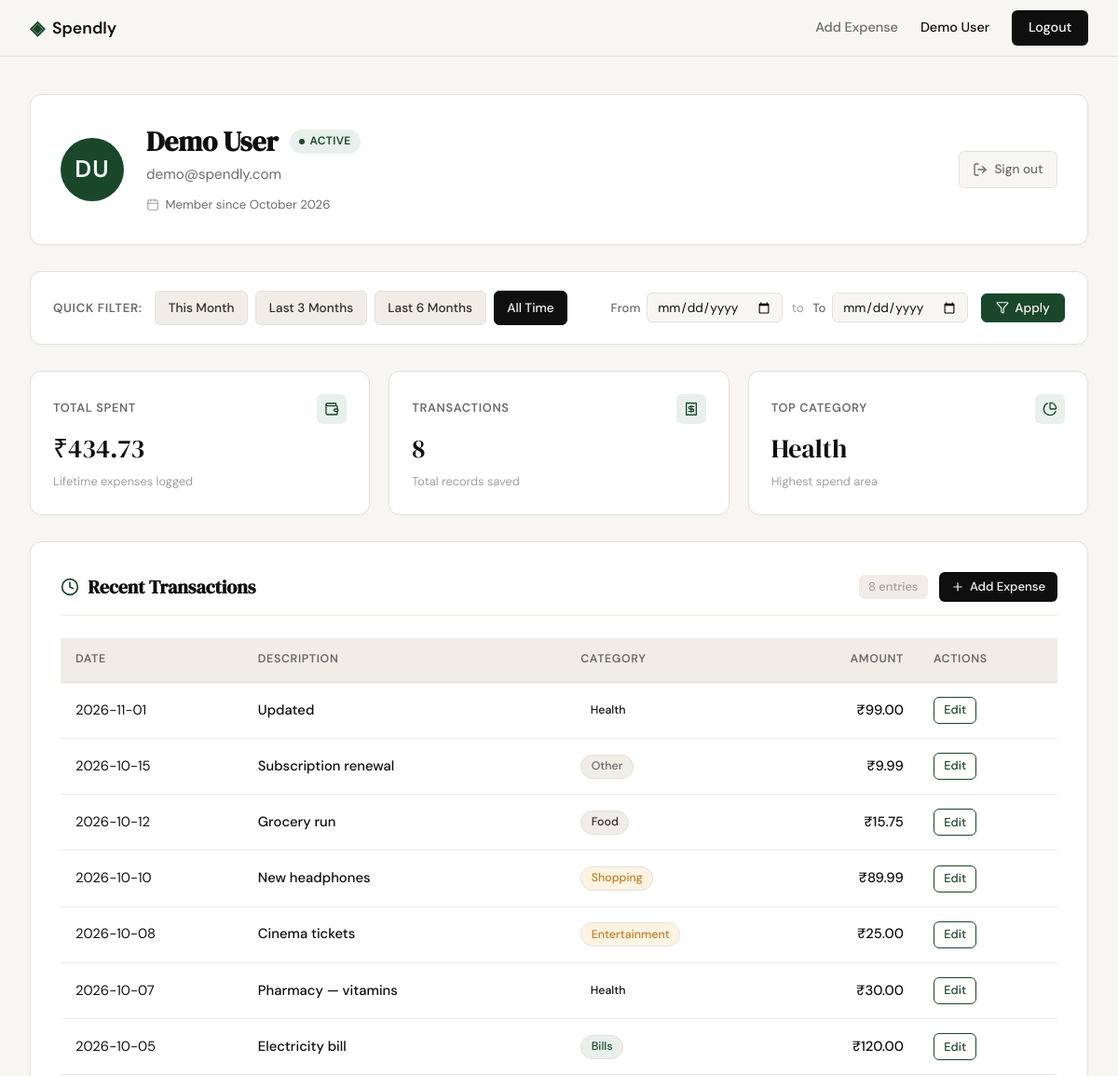
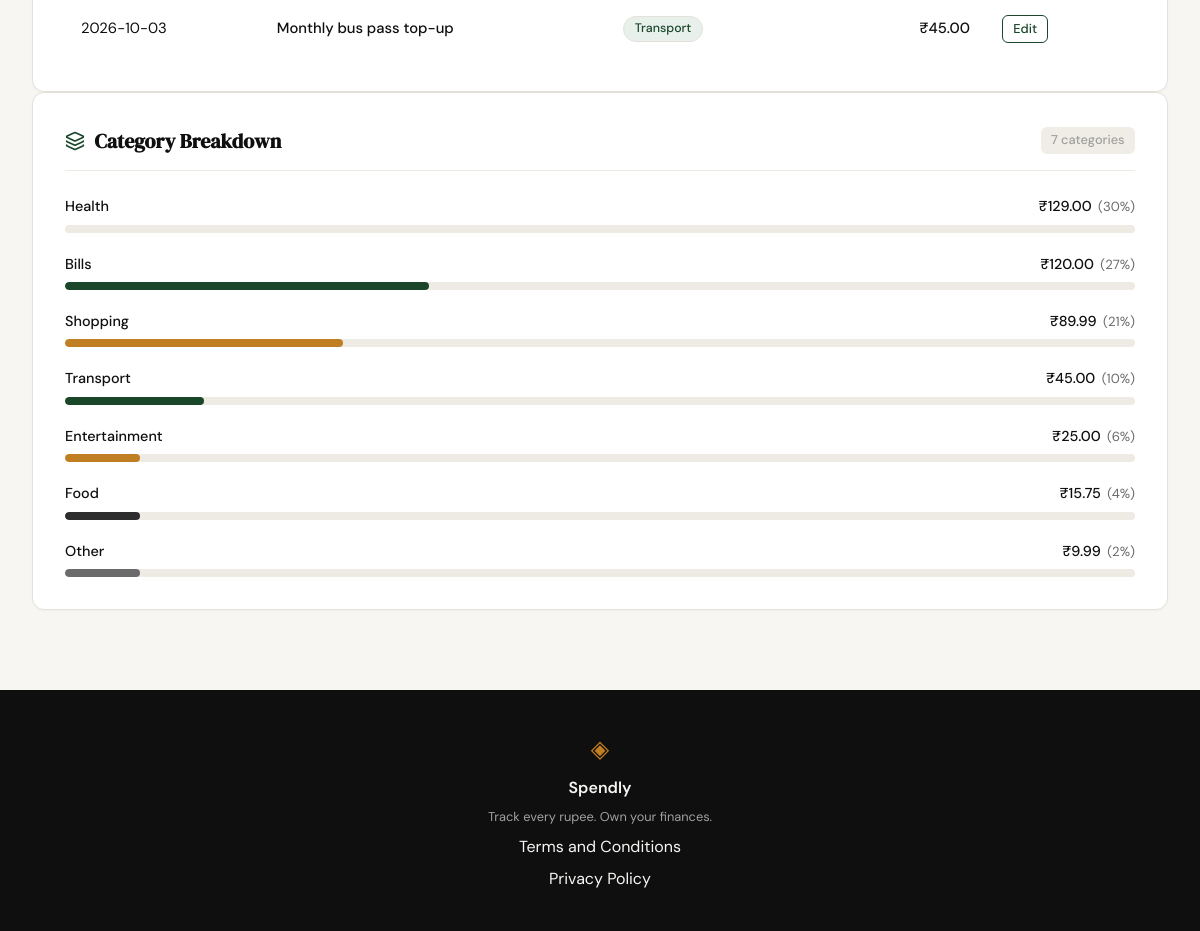
Screenshot of /profile (signed in) with the database file from the repository (2 pictures, top to bottom).
### tables this page shows
CREATE TABLE users (
            id            INTEGER PRIMARY KEY AUTOINCREMENT,
            name          TEXT    NOT NULL,
            email         TEXT    UNIQUE NOT NULL,
            password_hash TEXT    NOT NULL,
            created_at    TEXT    DEFAULT (datetime('now'))
        );

CREATE TABLE expenses (
            id          INTEGER PRIMARY KEY AUTOINCREMENT,
            user_id     INTEGER NOT NULL REFERENCES users(id),
            amount      REAL    NOT NULL,
            category    TEXT    NOT NULL,
            date        TEXT    NOT NULL,
            description TEXT,
            created_at  TEXT    DEFAULT (datetime('now'))
        );

### app.py (the view, shortened to what this page needs)
@app.route("/profile")
def profile():
    user_id = session.get("user_id")
    if not user_id:
        return redirect(url_for("login"))
    user = get_user_by_id(user_id)
    if user is None:
        session.clear()
        return redirect(url_for("login"))
    raw_from = request.args.get("date_from", "").strip()
    raw_to = request.args.get("date_to", "").strip()
    date_from = None
    date_to = None
    today = datetime.now().date()
    last_day_of_month = calendar.monthrange(today.year, today.month)[1]
    this_month_from = today.replace(day=1).strftime("%Y-%m-%d")
    this_month_to = today.replace(day=last_day_of_month).strftime("%Y-%m-%d")
    last_3m_from = (today - timedelta(days=90)).strftime("%Y-%m-%d")
    last_3m_to = today.strftime("%Y-%m-%d")
    last_6m_from = (today - timedelta(days=180)).strftime("%Y-%m-%d")
    last_6m_to = today.strftime("%Y-%m-%d")
    presets = {
        "this_month": {"date_from": this_month_from, "date_to": this_month_to},
        "last_3_months": {"date_from": last_3m_from, "date_to": last_3m_to},
        "last_6_months": {"date_from": last_6m_from, "date_to": last_6m_to},
    }
    if not date_from and not date_to:
        active_preset = "all_time"
    elif date_from == this_month_from and (date_to == this_month_to or date_to == today.strftime("%Y-%m-%d")):
        active_preset = "this_month"
    elif date_from == last_3m_from and date_to == last_3m_to:
        active_preset = "last_3_months"
    elif date_from == last_6m_from and date_to == last_6m_to:
        active_preset = "last_6_months"
    else:
        active_preset = "custom"
    stats = get_summary_stats(user_id, date_from=date_from, date_to=date_to)
    recent_transactions = get_recent_transactions(user_id, limit=10, date_from=date_from, date_to=date_to)
    category_breakdown = get_category_breakdown(user_id, date_from=date_from, date_to=date_to)
    return render_template(
        "profile.html",
        user=user,
        stats=stats,
        transactions=recent_transactions,
        categories=category_breakdown,
        date_from=date_from,
        date_to=date_to,
        active_preset=active_preset,
        presets=presets,
    )

### templates/profile.html (shortened to what this page needs)
{% extends "base.html" %}
{% block head %}
<link rel="stylesheet" href="{{ url_for('static', filename='css/profile.css') }}">
{% endblock %}
{% block content %}
<section class="profile-section">
    <div class="profile-container">
        <div class="profile-header-card">
            <div class="profile-avatar">{{ user.initials }}</div>
            <div class="profile-header-info">
                <div class="profile-title-row">
                    <h1 class="profile-name">{{ user.name }}</h1>
                    <span class="profile-status-pill">
                        <span class="status-dot"></span>
                        Active
                    </span>
                </div>
                <p class="profile-email">{{ user.email }}</p>
                <div class="profile-badge">
                    <i data-lucide="calendar" class="badge-icon"></i>
                    <span>Member since {{ user.member_since }}</span>
                </div>
            </div>
            <div class="profile-header-action">
                <a href="{{ url_for('logout') }}" class="btn-profile-logout" title="Sign out">
                    <i data-lucide="log-out" class="action-icon"></i>
                    <span>Sign out</span>
                </a>
            </div>
        </div>
        <div class="profile-filter-card">
            <div class="profile-filter-presets">
                <span class="filter-section-label">Quick filter:</span>
                <div class="preset-buttons">
                    <a href="{{ url_for('profile', date_from=presets.this_month.date_from, date_to=presets.this_month.date_to) }}"
                       class="btn-preset {% if active_preset == 'this_month' %}active{% endif %}">
                        This Month
                    </a>
                    <a href="{{ url_for('profile', date_from=presets.last_3_months.date_from, date_to=presets.last_3_months.date_to) }}"
                       class="btn-preset {% if active_preset == 'last_3_months' %}active{% endif %}">
                        Last 3 Months
                    </a>
                    <a href="{{ url_for('profile', date_from=presets.last_6_months.date_from, date_to=presets.last_6_months.date_to) }}"
                       class="btn-preset {% if active_preset == 'last_6_months' %}active{% endif %}">
                        Last 6 Months
                    </a>
                    <a href="{{ url_for('profile') }}"
                       class="btn-preset {% if active_preset == 'all_time' %}active{% endif %}">
                        All Time
                    </a>
                </div>
            </div>
            <form method="GET" action="{{ url_for('profile') }}" class="profile-filter-custom {% if active_preset == 'custom' %}active-custom{% endif %}">
                <div class="custom-range-inputs">
                    <div class="date-input-group">
                        <label for="date_from" class="date-label">From</label>
                        <input type="date" id="date_from" name="date_from"
                               value="{{ date_from or '' }}"
                               class="date-input" required>
                    </div>
                    <span class="date-separator">to</span>
                    <div class="date-input-group">
                        <label for="date_to" class="date-label">To</label>
                        <input type="date" id="date_to" name="date_to"
                               value="{{ date_to or '' }}"
                               class="date-input" required>
                    </div>
                </div>
                <button type="submit" class="btn-filter-apply">
                    <i data-lucide="filter" class="btn-icon"></i>
                    <span>Apply</span>
                </button>
            </form>
        </div>
        <div class="profile-stats-grid">
            <div class="profile-stat-card">
                <div class="profile-stat-header">
                    <span class="profile-stat-label">Total Spent</span>
                    <div class="profile-stat-icon-wrap">
                        <i data-lucide="wallet" class="stat-icon"></i>
                    </div>
                </div>
                <span class="profile-stat-value">₹{{ "{:,.2f}".format(stats.total_spent) }}</span>
                <span class="profile-stat-hint">Lifetime expenses logged</span>
            </div>
            <div class="profile-stat-card">
                <div class="profile-stat-header">
                    <span class="profile-stat-label">Transactions</span>
                    <div class="profile-stat-icon-wrap">
                        <i data-lucide="receipt" class="stat-icon"></i>
                    </div>
                </div>
                <span class="profile-stat-value">{{ stats.transaction_count }}</span>
                <span class="profile-stat-hint">Total records saved</span>
            </div>
            <div class="profile-stat-card">
                <div class="profile-stat-header">
                    <span class="profile-stat-label">Top Category</span>
                    <div class="profile-stat-icon-wrap">
                        <i data-lucide="pie-chart" class="stat-icon"></i>
                    </div>
                </div>
                <span class="profile-stat-value">{{ stats.top_category }}</span>
                <span class="profile-stat-hint">Highest spend area</span>
            </div>
        </div>
        <div class="profile-main-grid">
            <div class="profile-card profile-card-transactions">
                <div class="profile-card-header">
                    <div class="card-header-left">
                        <i data-lucide="clock" class="card-header-icon"></i>
                        <h2 class="profile-card-title">Recent Transactions</h2>
                    </div>
                    <div class="card-header-actions">
                        <span class="profile-badge-count">{{ transactions|length }} entries</span>
                        <a href="{{ url_for('add_expense') }}" class="btn-profile-add">
                            <i data-lucide="plus" class="btn-icon"></i>
                            <span>Add Expense</span>
                        </a>
                    </div>
                </div>
                <div class="table-responsive">
                    <table class="profile-table">
                        <thead>
                            <tr>
                                <th>Date</th>
                                <th>Description</th>
                                <th>Category</th>
                                <th class="text-right">Amount</th>
                                <th>Actions</th>
                            </tr>
                        </thead>
                        <tbody>
                            {% for tx in transactions %}
                            <tr>
                                <td class="tabular text-muted">{{ tx.date }}</td>
                                <td class="font-medium">{{ tx.description }}</td>
                                <td>
                                    <span class="category-badge badge-{{ tx.category|lower }}">
                                        {{ tx.category }}
                                    </span>
                                </td>
                                <td class="tabular font-medium text-right">₹{{ "{:,.2f}".format(tx.amount) }}</td>
                                <td>
                                    <a href="/expenses/{{ tx.id }}/edit" class="btn-table-action">Edit</a>
                                </td>
                            </tr>
                            {% else %}
                            <tr>
                                <td colspan="5" class="text-center text-muted empty-state-cell">No transactions found for the selected period.</td>
                            </tr>
                            {% endfor %}
                        </tbody>
                    </table>
                </div>
            </div>
            <div class="profile-card profile-card-breakdown">
                <div class="profile-card-header">
                    <div class="card-header-left">
                        <i data-lucide="layers" class="card-header-icon"></i>
                        <h2 class="profile-card-title">Category Breakdown</h2>
                    </div>
                    <span class="profile-badge-count">{{ categories|length }} categories</span>
                </div>
                <div class="category-breakdown-list">
                    {% for cat in categories %}
                    <div class="breakdown-item">
                        <div class="breakdown-info">
                            <span class="breakdown-name font-medium">{{ cat.category }}</span>
                            <div class="breakdown-figures">
                                <span class="breakdown-amount tabular">₹{{ "{:,.2f}".format(cat.amount) }}</span>
                                <span class="breakdown-percentage tabular">({{ cat.percentage }}%)</span>
                            </div>
                        </div>
                        <div class="breakdown-bar-track">
                            <div class="breakdown-bar-fill bar-fill-{{ cat.category|lower }} {{ cat.css_class }}"></div>
                        </div>
                    </div>
                    {% else %}
                    <div class="empty-state-block text-muted">
                        <span>No expense categories found for this period.</span>
                    </div>
                    {% endfor %}
                </div>
            </div>
        </div>
    </div>
</section>
{% endblock %}

### templates/base.html (shortened to what this page needs)
<!DOCTYPE html>
<html lang="en">
<head>
    <link rel="stylesheet" href="{{ url_for('static', filename='css/style.css') }}">
    {% block head %}{% endblock %}
</head>
<body>
    <nav class="navbar">
        <div class="nav-inner">
            <a href="{{ url_for('landing') }}" class="nav-brand">
                <span class="brand-icon">◈</span>
                <span class="brand-name">Spendly</span>
            </a>
            <div class="nav-links">
                {% if session.get('user_id') %}
                <a href="{{ url_for('add_expense') }}" class="nav-link">Add Expense</a>
                <a href="{{ url_for('profile') }}" class="nav-user">{{ session.get('user_name', 'Profile') }}</a>
                <a href="{{ url_for('logout') }}" class="nav-cta">Logout</a>
                {% else %}
                <a href="{{ url_for('login') }}">Sign in</a>
                <a href="{{ url_for('register') }}" class="nav-cta">Get started</a>
                {% endif %}
            </div>
        </div>
    </nav>
    <main class="main-content">
        {% block content %}{% endblock %}
    </main>
    <footer class="footer">
        <div class="footer-inner">
            <span class="brand-icon">◈</span>
            <span class="footer-name">Spendly</span>
            <p class="footer-copy">Track every rupee. Own your finances.</p>
            <a href="/terms">Terms and Conditions</a>
            <a href="/privacy">Privacy Policy</a>
        </div>
    </footer>
</body>
</html>

### rows the page displays
users: get "Demo User", name "Demo User", email "demo@spendly.com"
expenses: date "2026-11-01", description "Updated", category "Health", amount "99.00"
expenses: date "2026-10-15", description "Subscription renewal", category "Other", amount "9.99", percentage "2"
expenses: date "2026-10-12", description "Grocery run", category "Food", amount "15.75", percentage "4"
expenses: date "2026-10-10", description "New headphones", category "Shopping", amount "89.99", percentage "21"
expenses: date "2026-10-08", description "Cinema tickets", category "Entertainment", amount "25.00", percentage "6"
expenses: date "2026-10-07", description "Pharmacy — vitamins", category "Health", amount "30.00"
expenses: date "2026-10-05", description "Electricity bill", category "Bills", amount "120.00", percentage "27"
expenses: date "2026-10-03", description "Monthly bus pass top-up", category "Transport", amount "45.00", percentage "10"

### other values shown
{{ user.initials }} "DU"
{{ user.member_since }} "October 2026"
{{ "{:,.2f}".format(stats.total_spent) }} "434.73"
{{ stats.transaction_count }} "8"
{{ stats.top_category }} "Health"
{{ transactions|length }} "8"
{{ categories|length }} "7"
{{ cat.category }} "Health"
{{ "{:,.2f}".format(cat.amount) }} "129.00"
{{ cat.percentage }} "30"
